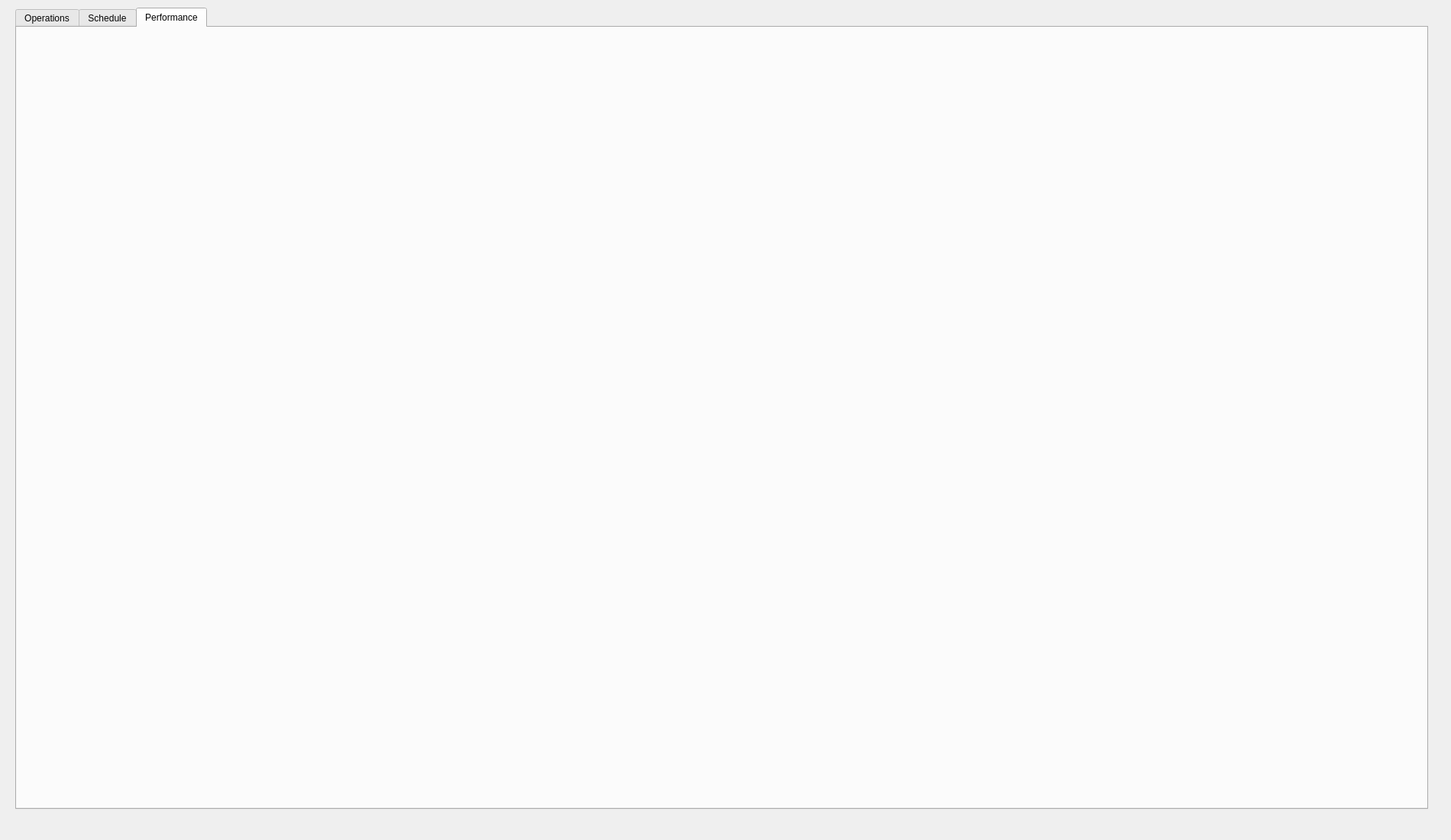
<?xml version="1.0" encoding="UTF-8"?>
<ui version="4.0">
 <class>MainWindow</class>
 <widget class="QMainWindow" name="MainWindow">
  <property name="geometry">
   <rect>
    <x>0</x>
    <y>0</y>
    <width>1900</width>
    <height>1100</height>
   </rect>
  </property>
  <property name="windowTitle">
   <string>MainWindow</string>
  </property>
  <widget class="QWidget" name="centralwidget">
   <widget class="QTabWidget" name="tabWidget">
    <property name="geometry">
     <rect>
      <x>20</x>
      <y>10</y>
      <width>1850</width>
      <height>1050</height>
     </rect>
    </property>
    <property name="currentIndex">
     <number>2</number>
    </property>
    <widget class="OperationalOverview" name="Operations">
     <attribute name="title">
      <string>Operations</string>
     </attribute>
    </widget>
    <widget class="ScheduleOverview" name="Schedule">
     <attribute name="title">
      <string>Schedule</string>
     </attribute>
    </widget>
    <widget class="PerformanceIndicators" name="Performance">
     <attribute name="title">
      <string>Performance</string>
     </attribute>
    </widget>
   </widget>
  </widget>
 </widget>
 <customwidgets>
  <customwidget>
   <class>OperationalOverview</class>
   <extends>QWidget</extends>
   <header>operationaloverview.hpp</header>
   <container>1</container>
  </customwidget>
  <customwidget>
   <class>ScheduleOverview</class>
   <extends>QWidget</extends>
   <header>scheduleoverview.hpp</header>
   <container>1</container>
  </customwidget>
  <customwidget>
   <class>PerformanceIndicators</class>
   <extends>QWidget</extends>
   <header>performanceindicators.hpp</header>
   <container>1</container>
  </customwidget>
 </customwidgets>
 <resources/>
 <connections/>
</ui>
